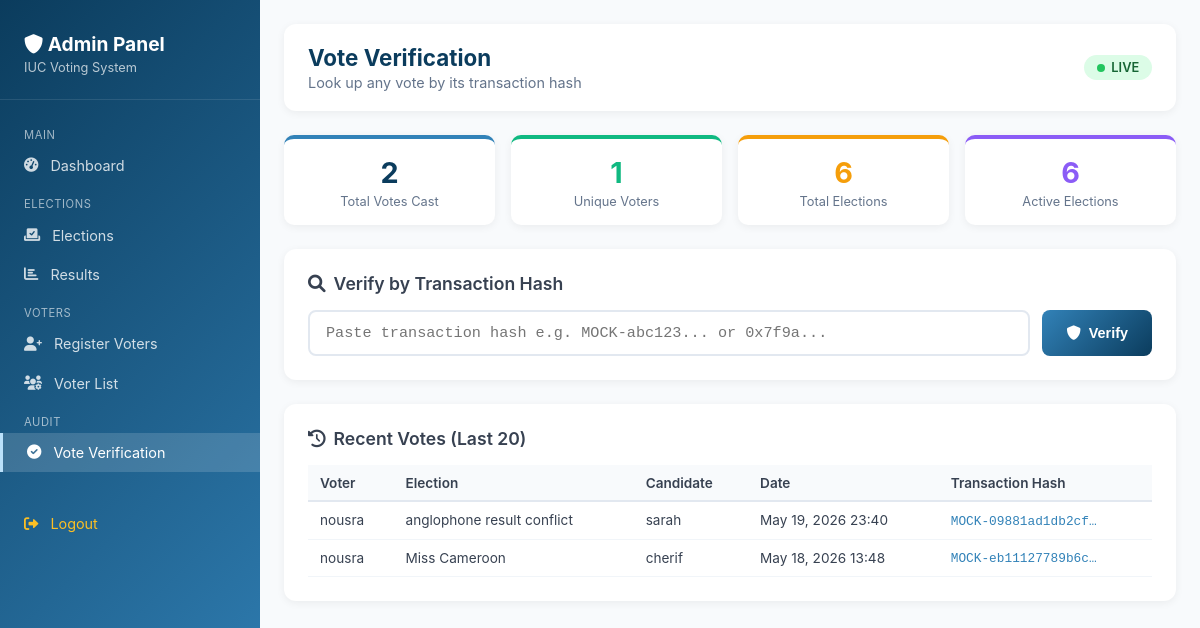
The page /pages/vote_verification.php on the database its author committed.
### tables this page shows
CREATE TABLE IF NOT EXISTS `votes` (
  `id` int NOT NULL AUTO_INCREMENT,
  `election_id` int NOT NULL,
  `candidate_id` int NOT NULL,
  `user_id` int NOT NULL,
  `transaction_hash` varchar(100) DEFAULT NULL,
  `created_at` timestamp NULL DEFAULT CURRENT_TIMESTAMP,
  PRIMARY KEY (`id`),
  UNIQUE KEY `unique_vote` (`election_id`,`user_id`),
  KEY `candidate_id` (`candidate_id`),
  KEY `user_id` (`user_id`),
  KEY `idx_election_user` (`election_id`,`user_id`),
  KEY `idx_transaction` (`transaction_hash`),
  KEY `idx_votes_election_candidate` (`election_id`,`candidate_id`)
);

CREATE TABLE IF NOT EXISTS `users` (
  `id` int NOT NULL AUTO_INCREMENT,
  `name` varchar(191) NOT NULL,
  `email` varchar(191) NOT NULL,
  `password` varchar(191) NOT NULL,
  `type` enum('student','admin') NOT NULL,
  `status` enum('pending','approved','rejected') DEFAULT 'pending',
  `created_at` timestamp NULL DEFAULT CURRENT_TIMESTAMP,
  `updated_at` timestamp NULL DEFAULT CURRENT_TIMESTAMP ON UPDATE CURRENT_TIMESTAMP,
  PRIMARY KEY (`id`),
  UNIQUE KEY `email` (`email`),
  KEY `idx_email` (`email`),
  KEY `idx_type` (`type`),
  KEY `idx_status` (`status`),
  KEY `idx_users_type_status` (`type`,`status`)
);

CREATE TABLE IF NOT EXISTS `elections` (
  `id` int NOT NULL AUTO_INCREMENT,
  `title` varchar(191) NOT NULL,
  `description` text,
  `start_date` date NOT NULL,
  `end_date` date NOT NULL,
  `status` enum('draft','active','completed','cancelled') DEFAULT 'draft',
  `created_by` int NOT NULL,
  `created_at` timestamp NULL DEFAULT CURRENT_TIMESTAMP,
  `updated_at` timestamp NULL DEFAULT CURRENT_TIMESTAMP ON UPDATE CURRENT_TIMESTAMP,
  PRIMARY KEY (`id`),
  KEY `created_by` (`created_by`),
  KEY `idx_status` (`status`),
  KEY `idx_dates` (`start_date`,`end_date`),
  KEY `idx_elections_dates_status` (`start_date`,`end_date`,`status`)
);

CREATE TABLE IF NOT EXISTS `candidates` (
  `id` int NOT NULL AUTO_INCREMENT,
  `election_id` int NOT NULL,
  `name` varchar(191) NOT NULL,
  `description` text,
  `position` int NOT NULL,
  `created_at` timestamp NULL DEFAULT CURRENT_TIMESTAMP,
  PRIMARY KEY (`id`),
  UNIQUE KEY `unique_candidate_position` (`election_id`,`position`),
  KEY `idx_election` (`election_id`)
);

### pages/vote_verification.php (the view, shortened to what this page needs)
<?php
require_once 'config/config.php';
$totalVotes = (int)$pdo->query("SELECT COUNT(*) FROM votes")->fetchColumn();
$totalVoters = (int)$pdo->query("SELECT COUNT(DISTINCT user_id) FROM votes")->fetchColumn();
$totalElections = (int)$pdo->query("SELECT COUNT(*) FROM elections")->fetchColumn();
$activeElections = (int)$pdo->query("SELECT COUNT(*) FROM elections WHERE status='active'")->fetchColumn();
$search_hash = '';
$recentVotes = $pdo->query("
    SELECT v.transaction_hash, v.created_at,
           u.name  AS voter_name,
           e.title AS election_title,
           c.name  AS candidate_name
    FROM votes v
    JOIN users      u ON v.user_id      = u.id
    JOIN elections  e ON v.election_id  = e.id
    JOIN candidates c ON v.candidate_id = c.id
    ORDER BY v.created_at DESC
    LIMIT 20
")->fetchAll(PDO::FETCH_ASSOC);
?>
<!DOCTYPE html>
<html lang="en">
<head>
    <link href="https://cdnjs.cloudflare.com/ajax/libs/font-awesome/6.0.0/css/all.min.css" rel="stylesheet">
</head>
<body>
<div class="admin-layout">
    <aside class="sidebar">
        <div class="sidebar-header">
            <h1><i class="fas fa-shield-alt"></i> Admin Panel</h1>
            <p>IUC Voting System</p>
        </div>
        <div class="section-label">Main</div>
        <a href="index.php?page=admin"><i class="fas fa-tachometer-alt"></i> Dashboard</a>
        <div class="section-label">Elections</div>
        <a href="index.php?page=elections"><i class="fas fa-vote-yea"></i> Elections</a>
        <a href="index.php?page=results"><i class="fas fa-chart-bar"></i> Results</a>
        <div class="section-label">Voters</div>
        <a href="index.php?page=voter_registration"><i class="fas fa-user-plus"></i> Register Voters</a>
        <a href="index.php?page=voter_list"><i class="fas fa-users-cog"></i> Voter List</a>
        <div class="section-label">Audit</div>
        <a href="index.php?page=vote_verification" class="active"><i class="fas fa-check-circle"></i> Vote Verification</a>
        <a href="index.php?page=logout" style="margin-top:2rem; color:#fbbf24;"><i class="fas fa-sign-out-alt"></i> Logout</a>
    </aside>
    <main class="main">
        <div class="page-header">
            <div>
                <h1>Vote Verification</h1>
                <p>Look up any vote by its transaction hash</p>
            </div>
            <div class="live-badge"><div class="live-dot"></div> LIVE</div>
        </div>
        <div class="stats-grid">
            <div class="stat-card">
                <div class="stat-number"><?= $totalVotes ?></div>
                <div class="stat-label">Total Votes Cast</div>
            </div>
            <div class="stat-card green">
                <div class="stat-number"><?= $totalVoters ?></div>
                <div class="stat-label">Unique Voters</div>
            </div>
            <div class="stat-card orange">
                <div class="stat-number"><?= $totalElections ?></div>
                <div class="stat-label">Total Elections</div>
            </div>
            <div class="stat-card purple">
                <div class="stat-number"><?= $activeElections ?></div>
                <div class="stat-label">Active Elections</div>
            </div>
        </div>
        <div class="card">
            <h2 class="card-title"><i class="fas fa-search"></i> Verify by Transaction Hash</h2>
            <form method="POST" class="search-form">
                <input type="text" name="transaction_hash"
                       placeholder="Paste transaction hash e.g. MOCK-abc123... or 0x7f9a..."
                       value="<?= htmlspecialchars($search_hash) ?>" required>
                <button type="submit" class="btn btn-primary">
                    <i class="fas fa-shield-alt"></i> Verify
                </button>
            </form>
        </div>
        <div class="card">
            <h2 class="card-title"><i class="fas fa-history"></i> Recent Votes (Last 20)</h2>
            <?php if (empty($recentVotes)): ?>
                <p style="color:#64748b; text-align:center; padding:2rem;">No votes recorded yet.</p>
            <?php else: ?>
                <div style="overflow-x:auto;">
                    <table>
                        <thead>
                            <tr>
                                <th>Voter</th>
                                <th>Election</th>
                                <th>Candidate</th>
                                <th>Date</th>
                                <th>Transaction Hash</th>
                            </tr>
                        </thead>
                        <tbody>
                            <?php foreach ($recentVotes as $v): ?>
                            <tr>
                                <td><?= htmlspecialchars($v['voter_name']) ?></td>
                                <td><?= htmlspecialchars($v['election_title']) ?></td>
                                <td><?= htmlspecialchars($v['candidate_name']) ?></td>
                                <td><?= date('M d, Y H:i', strtotime($v['created_at'])) ?></td>
                                <td>
                                    <span class="hash-short"
                                          title="<?= htmlspecialchars($v['transaction_hash']) ?>"
                                          onclick="fillHash('<?= htmlspecialchars($v['transaction_hash']) ?>')">
                                        <?= htmlspecialchars(substr($v['transaction_hash'], 0, 18)) ?>…
                                    </span>
                                </td>
                            </tr>
                            <?php endforeach; ?>
                        </tbody>
                    </table>
                </div>
            <?php endif; ?>
        </div>
    </main>
</div>
</body>
</html>

### pages/vote_verification.php (style rules this page uses)
* { margin:0; padding:0; box-sizing:border-box; }
body { font-family:-apple-system,BlinkMacSystemFont,'Segoe UI',Roboto,sans-serif; background:#f8fafc; color:#1e293b; }
.admin-layout { display:flex; min-height:100vh; }
.sidebar { width:260px; background:linear-gradient(135deg,#0B3C5D,#3282B8); color:white; padding:2rem 0; position:fixed; height:100vh; overflow-y:auto; }
.sidebar-header { padding:0 1.5rem 1.5rem; border-bottom:1px solid rgba(255,255,255,.1); margin-bottom:1rem; }
.sidebar-header h1 { font-size:1.2rem; font-weight:700; }
.sidebar-header p { font-size:.8rem; opacity:.7; margin-top:.25rem; }
.sidebar a { display:flex; align-items:center; gap:.75rem; padding:.7rem 1.5rem; color:rgba(255,255,255,.8); text-decoration:none; transition:all .2s; font-size:.9rem; }
.sidebar a:hover, .sidebar a.active { background:rgba(255,255,255,.15); color:white; border-left:3px solid #BBE1FA; }
.sidebar .section-label { font-size:.7rem; text-transform:uppercase; opacity:.6; padding:.75rem 1.5rem .25rem; letter-spacing:.05em; }
.main { flex:1; margin-left:260px; padding:1.5rem; }
.page-header { background:white; padding:1.25rem 1.5rem; border-radius:12px; box-shadow:0 2px 8px rgba(0,0,0,.06); margin-bottom:1.5rem; display:flex; justify-content:space-between; align-items:center; }
.page-header h1 { font-size:1.4rem; font-weight:700; color:#0B3C5D; }
.page-header p { color:#64748b; font-size:.9rem; margin-top:.2rem; }
.live-badge { display:inline-flex; align-items:center; gap:.4rem; background:#dcfce7; color:#166534; padding:.3rem .8rem; border-radius:20px; font-size:.8rem; font-weight:600; }
.live-dot { width:8px; height:8px; background:#22c55e; border-radius:50%; animation:pulse 2s infinite; }
.stats-grid { display:grid; grid-template-columns:repeat(auto-fit,minmax(140px,1fr)); gap:1rem; margin-bottom:1.5rem; }
.stat-card { background:white; border-radius:10px; padding:1rem; box-shadow:0 2px 8px rgba(0,0,0,.06); text-align:center; border-top:4px solid #3282B8; }
.stat-card.green { border-top-color:#10b981; }
.stat-card.orange { border-top-color:#f59e0b; }
.stat-card.purple { border-top-color:#8b5cf6; }
.stat-number { font-size:1.8rem; font-weight:700; color:#0B3C5D; }
.stat-card.green .stat-number { color:#10b981; }
.stat-card.orange .stat-number { color:#f59e0b; }
.stat-card.purple .stat-number { color:#8b5cf6; }
.stat-label { font-size:.8rem; color:#64748b; margin-top:.25rem; }
.card { background:white; border-radius:12px; box-shadow:0 2px 8px rgba(0,0,0,.06); padding:1.5rem; margin-bottom:1.5rem; }
.card-title { font-size:1.1rem; font-weight:600; color:#374151; margin-bottom:1rem; display:flex; align-items:center; gap:.5rem; }
.search-form { display:flex; gap:.75rem; }
.search-form input { flex:1; padding:.75rem 1rem; border:2px solid #e2e8f0; border-radius:8px; font-size:.95rem; font-family:'Courier New',monospace; }
.btn { padding:.75rem 1.5rem; border:none; border-radius:8px; font-weight:600; cursor:pointer; display:inline-flex; align-items:center; gap:.5rem; font-size:.9rem; transition:all .2s; }
.btn-primary { background:linear-gradient(135deg,#3282B8,#0B3C5D); color:white; }
table { width:100%; border-collapse:collapse; font-size:.85rem; }
th { background:#f8fafc; padding:.6rem .75rem; text-align:left; font-weight:600; color:#374151; border-bottom:2px solid #e2e8f0; }
td { padding:.6rem .75rem; border-bottom:1px solid #f1f5f9; color:#374151; }
.hash-short { font-family:'Courier New',monospace; color:#3282B8; font-size:.8rem; cursor:pointer; }

### rows shown on the page
votes: user.name "nousra", election.title "anglophone result conflict", candidate.name "sarah", created_at "May 19, 2026 23:40", transaction_hash "MOCK-09881ad1db2cf"
votes: user.name "nousra", election.title "Miss Cameroon", candidate.name "cherif", created_at "May 18, 2026 13:48", transaction_hash "MOCK-eb11127789b6c"

### other values the page prints
$totalVotes "2"
$totalVoters "1"
$totalElections "6"
$activeElections "6"
